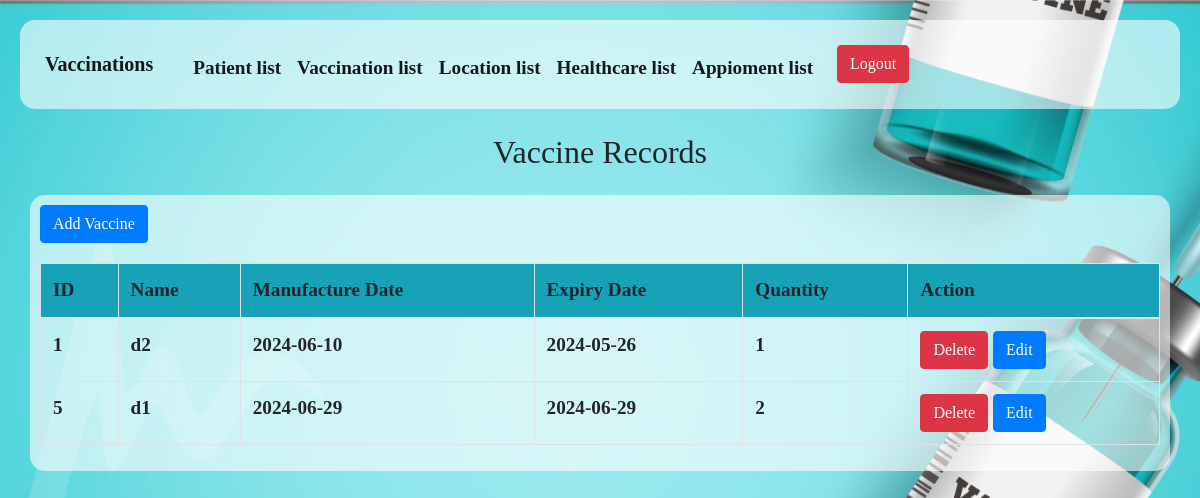
/vaccine/vaccine_view.php, run on the app's committed database.
### tables this page shows
CREATE TABLE `vaccine` (
  `vaccine_id` int(11) NOT NULL,
  `name` varchar(50) DEFAULT NULL,
  `manufacture` date DEFAULT NULL,
  `expiry_date` date DEFAULT NULL,
  `quantity` int(11) DEFAULT NULL
);

### vaccine/vaccine_view.php (the view, shortened to what this page needs)
<!DOCTYPE html>
<html lang="en">
<head>
    <link href="https://stackpath.bootstrapcdn.com/bootstrap/4.5.0/css/bootstrap.min.css" rel="stylesheet">
    <link rel="stylesheet" href="https://cdn.jsdelivr.net/npm/sweetalert2@9.17.1/dist/sweetalert2.min.css">
</head>
<body>
<h2 class="text-center mt-4 mb-4">Vaccine Records</h2>
<div class="container glass">
    <a href="vaccine.php" class="btn btn-primary">Add Vaccine</a>
    <table class="table table-bordered table-hover">
        <thead class="bg-info">
            <tr>
                <th>ID</th>
                <th>Name</th>
                <th>Manufacture Date</th>
                <th>Expiry Date</th>
                <th>Quantity</th>
                <th>Action</th>
            </tr>
        </thead>
        <tbody>
            <?php
            include "connect.php";
            $sql = "SELECT * FROM vaccine";
            $result = $conn->query($sql);
            if ($result->num_rows > 0) {
                while ($row = $result->fetch_assoc()) {
                    echo "<tr>";
                    echo "<td>" . $row["vaccine_id"] . "</td>";
                    echo "<td>" . $row["name"] . "</td>";
                    echo "<td>" . $row["manufacture"] . "</td>";
                    echo "<td>" . $row["expiry_date"] . "</td>";
                    echo "<td>" . $row["quantity"] . "</td>";
                    echo '<td>
                            <a href="#" class="btn btn-danger delete-btn" data-id="' . $row["vaccine_id"] . '">Delete</a>
                            <a href="edit_vaccine.php?id=' . $row["vaccine_id"] . '" class="btn btn-primary">Edit</a>
                          </td>';
                    echo "</tr>";
                }
            } else {
                echo "<tr><td colspan='6'>0 results</td></tr>";
            }
            ?>
        </tbody>
    </table>
</div>
</body>
</html>

### vaccine/vaccine_view.php (style rules this page uses)
body { padding: 20px; }
body { background: url(../Imges/2.jpg)no-repeat; background-size: cover; -webkit-background-size: cover; -moz-background-size: cover; -o-background-size: cover; -ms-background-size: cover; background-attachment: fixed; background-position: center; font-family: sans-serif; height: �100vh; }
.glass { background-color: rgba(255, 255, 255, 0.6); color: black; border-radius: 15px; padding: 10px; }
table { width: 100%; border-collapse: collapse; margin-top: 20px; }
th, td { border: 1px solid #dddddd; padding: 8px; text-align: left; }

### vaccine/nav.php (style rules this page uses)
body { font-family: ' : Arial, sans-serif;'; font-size: larger; font-weight: bold; }
.glass { background-color: rgba(255, 255, 255, 0.6); color: black; border-radius: 15px; padding: 10px; }

### data on the page
vaccine: vaccine_id "1", name "d2", manufacture "2024-06-10", expiry_date "2024-05-26", quantity "1"
vaccine: vaccine_id "5", name "d1", manufacture "2024-06-29", expiry_date "2024-06-29", quantity "2"
